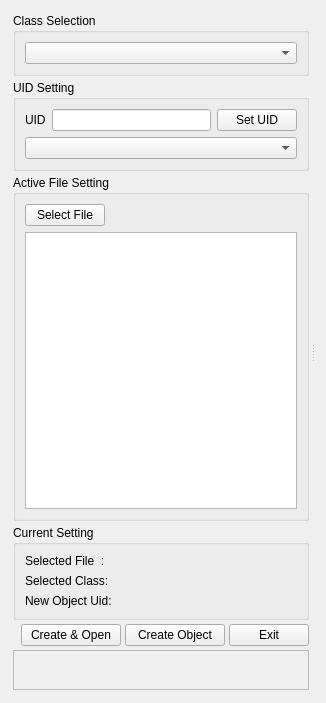
<?xml version="1.0" encoding="UTF-8"?>
<ui version="4.0">
 <class>dbe::ObjectCreator</class>
 <widget class="QWidget" name="dbe::ObjectCreator">
  <property name="geometry">
   <rect>
    <x>0</x>
    <y>0</y>
    <width>326</width>
    <height>703</height>
   </rect>
  </property>
  <property name="windowTitle">
   <string>Form</string>
  </property>
  <layout class="QHBoxLayout" name="horizontalLayout">
   <item>
    <widget class="QSplitter" name="splitter">
     <property name="sizePolicy">
      <sizepolicy hsizetype="Expanding" vsizetype="Preferred">
       <horstretch>2</horstretch>
       <verstretch>0</verstretch>
      </sizepolicy>
     </property>
     <property name="orientation">
      <enum>Qt::Horizontal</enum>
     </property>
     <widget class="QWidget" name="ObjectCreatorWidget" native="true">
      <property name="sizePolicy">
       <sizepolicy hsizetype="Preferred" vsizetype="Preferred">
        <horstretch>0</horstretch>
        <verstretch>0</verstretch>
       </sizepolicy>
      </property>
      <property name="maximumSize">
       <size>
        <width>16777215</width>
        <height>16777215</height>
       </size>
      </property>
      <property name="baseSize">
       <size>
        <width>0</width>
        <height>0</height>
       </size>
      </property>
      <layout class="QVBoxLayout" name="verticalLayout_8">
       <property name="spacing">
        <number>4</number>
       </property>
       <property name="margin">
        <number>2</number>
       </property>
       <item>
        <widget class="QGroupBox" name="ClassGroupBox">
         <property name="title">
          <string>Class Selection</string>
         </property>
         <layout class="QVBoxLayout" name="verticalLayout_4">
          <item>
           <widget class="ValidatorComboBox" name="ComboBoxClass"/>
          </item>
         </layout>
        </widget>
       </item>
       <item>
        <widget class="QGroupBox" name="UidGroupBox">
         <property name="title">
          <string>UID Setting</string>
         </property>
         <layout class="QVBoxLayout" name="verticalLayout_5">
          <item>
           <layout class="QHBoxLayout" name="HorizontalLayout">
            <item>
             <widget class="QLabel" name="Label">
              <property name="text">
               <string>UID</string>
              </property>
             </widget>
            </item>
            <item>
             <widget class="CustomLineEdit" name="LineEditUID"/>
            </item>
            <item>
             <widget class="QPushButton" name="SetUidButton">
              <property name="text">
               <string>Set UID</string>
              </property>
             </widget>
            </item>
           </layout>
          </item>
          <item>
           <widget class="QComboBox" name="ComboBoxForbiddenUid"/>
          </item>
         </layout>
        </widget>
       </item>
       <item>
        <widget class="QGroupBox" name="FileGroupBox">
         <property name="title">
          <string>Active File Setting</string>
         </property>
         <layout class="QVBoxLayout" name="verticalLayout_6">
          <item>
           <layout class="QHBoxLayout" name="HorizontalLayout2">
            <item>
             <widget class="QPushButton" name="SetFileButton">
              <property name="sizePolicy">
               <sizepolicy hsizetype="Minimum" vsizetype="Fixed">
                <horstretch>0</horstretch>
                <verstretch>0</verstretch>
               </sizepolicy>
              </property>
              <property name="text">
               <string>Select File</string>
              </property>
             </widget>
            </item>
            <item>
             <spacer name="horizontalSpacer">
              <property name="orientation">
               <enum>Qt::Horizontal</enum>
              </property>
              <property name="sizeType">
               <enum>QSizePolicy::MinimumExpanding</enum>
              </property>
              <property name="sizeHint" stdset="0">
               <size>
                <width>0</width>
                <height>0</height>
               </size>
              </property>
             </spacer>
            </item>
           </layout>
          </item>
          <item>
           <widget class="CustomFileView" name="FileView"/>
          </item>
         </layout>
        </widget>
       </item>
       <item>
        <widget class="QGroupBox" name="SettingsBox">
         <property name="sizePolicy">
          <sizepolicy hsizetype="MinimumExpanding" vsizetype="Preferred">
           <horstretch>0</horstretch>
           <verstretch>0</verstretch>
          </sizepolicy>
         </property>
         <property name="minimumSize">
          <size>
           <width>296</width>
           <height>0</height>
          </size>
         </property>
         <property name="title">
          <string>Current Setting</string>
         </property>
         <layout class="QVBoxLayout" name="verticalLayout_7">
          <property name="spacing">
           <number>6</number>
          </property>
          <property name="sizeConstraint">
           <enum>QLayout::SetMinimumSize</enum>
          </property>
          <property name="margin">
           <number>9</number>
          </property>
          <item>
           <widget class="QLabel" name="FileLabel">
            <property name="sizePolicy">
             <sizepolicy hsizetype="Minimum" vsizetype="Preferred">
              <horstretch>0</horstretch>
              <verstretch>0</verstretch>
             </sizepolicy>
            </property>
            <property name="text">
             <string>Selected File  :</string>
            </property>
           </widget>
          </item>
          <item>
           <widget class="QLabel" name="ClassLabel">
            <property name="sizePolicy">
             <sizepolicy hsizetype="Minimum" vsizetype="Preferred">
              <horstretch>0</horstretch>
              <verstretch>0</verstretch>
             </sizepolicy>
            </property>
            <property name="frameShape">
             <enum>QFrame::NoFrame</enum>
            </property>
            <property name="text">
             <string>Selected Class:</string>
            </property>
           </widget>
          </item>
          <item>
           <widget class="QLabel" name="UidLabel">
            <property name="sizePolicy">
             <sizepolicy hsizetype="Minimum" vsizetype="Preferred">
              <horstretch>0</horstretch>
              <verstretch>0</verstretch>
             </sizepolicy>
            </property>
            <property name="text">
             <string>New Object Uid:</string>
            </property>
           </widget>
          </item>
         </layout>
        </widget>
       </item>
       <item>
        <layout class="QHBoxLayout" name="ButtonsLayout">
         <item>
          <spacer name="Spacer1">
           <property name="orientation">
            <enum>Qt::Horizontal</enum>
           </property>
           <property name="sizeType">
            <enum>QSizePolicy::MinimumExpanding</enum>
           </property>
           <property name="sizeHint" stdset="0">
            <size>
             <width>0</width>
             <height>0</height>
            </size>
           </property>
          </spacer>
         </item>
         <item>
          <widget class="QPushButton" name="CreateOpenObjectButton">
           <property name="minimumSize">
            <size>
             <width>100</width>
             <height>0</height>
            </size>
           </property>
           <property name="text">
            <string>Create &amp;&amp; Open</string>
           </property>
          </widget>
         </item>
         <item>
          <widget class="QPushButton" name="CreateObjectButton">
           <property name="minimumSize">
            <size>
             <width>100</width>
             <height>0</height>
            </size>
           </property>
           <property name="text">
            <string>Create Object</string>
           </property>
          </widget>
         </item>
         <item>
          <widget class="QPushButton" name="ExitButton">
           <property name="text">
            <string>Exit</string>
           </property>
          </widget>
         </item>
        </layout>
       </item>
       <item>
        <widget class="QFrame" name="StatusFrame">
         <property name="minimumSize">
          <size>
           <width>16</width>
           <height>40</height>
          </size>
         </property>
         <property name="frameShape">
          <enum>QFrame::StyledPanel</enum>
         </property>
         <property name="frameShadow">
          <enum>QFrame::Raised</enum>
         </property>
         <layout class="QVBoxLayout" name="verticalLayout_3">
          <item>
           <layout class="QVBoxLayout" name="StatusLayout"/>
          </item>
         </layout>
        </widget>
       </item>
      </layout>
     </widget>
     <widget class="QWidget" name="verticalLayout">
      <layout class="QVBoxLayout" name="EditorLayout"/>
     </widget>
    </widget>
   </item>
  </layout>
 </widget>
 <customwidgets>
  <customwidget>
   <class>CustomLineEdit</class>
   <extends>QLineEdit</extends>
   <header>dbe/CustomLineEdit.hpp</header>
  </customwidget>
  <customwidget>
   <class>CustomFileView</class>
   <extends>QTableView</extends>
   <header>dbe/CustomFileView.hpp</header>
  </customwidget>
  <customwidget>
   <class>ValidatorComboBox</class>
   <extends>QComboBox</extends>
   <header>dbe/ValidatorComboBox.hpp</header>
  </customwidget>
 </customwidgets>
 <resources/>
 <connections/>
</ui>
